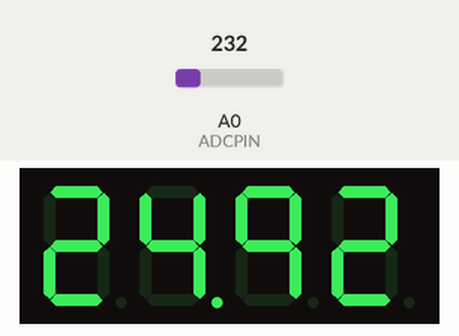
This sketch was run on a simulated Arduino Uno, built with avr-gcc and run on an emulated ATmega328P. Shown: 4-digit seven-segment display. Wiring (inferred from the names in the program): 4-digit 7-segment display, segments lit when HIGH: segments pin 2, pin 3, pin 4, pin 5, pin 6, pin 7, pin 8, pin 13; digit selects pin 9, pin 10, pin 11, pin 12. Inputs (shaded band) come from the test bench; at power-on: A0 (ADCPIN) = 232. The segment pins are drawn as the display they are named for.

Above: at 2.8 s.
2.9 s: A0 (ADCPIN) set to 201
At 3.6 s:
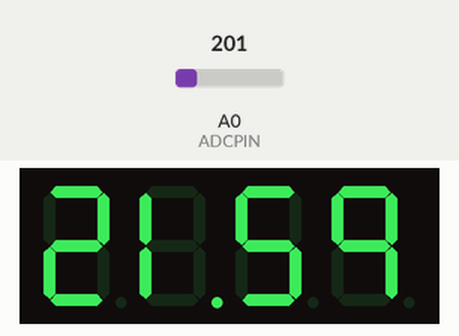
4.6 s: A0 (ADCPIN) set to 290
At 6.3 s:
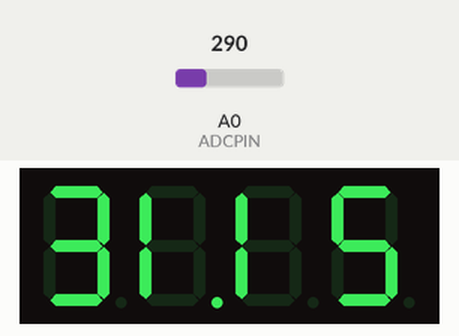
6.6 s: A0 (ADCPIN) set to 266
At 8.4 s:
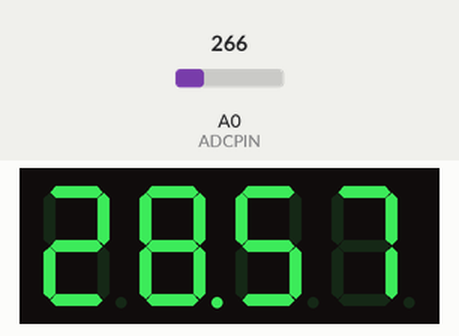
Timing chart, 0 to 9.9 s (numbered marks = the images above; inputs shaded):
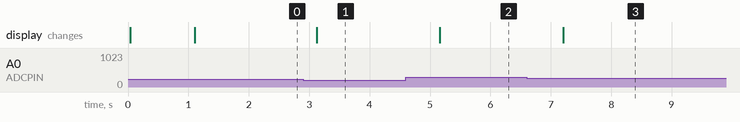

The sketch:

sketch_sep28d.ino
```cpp
/**
 * Author      : Julioceaseless
 * Date        : September 2019
 * Description : Display temperature from LM35 temperature sensor
 *               and display it on a 4-Digit Seven Segment Display
 * Website     : https://nandgeek.com
**/

// Pin 2-8 is connected to the 7 segments of the display.
#define ADCPIN 0

int pinA = 2;
int pinB = 3;
int pinC = 4;
int pinD = 5;
int pinE = 6;
int pinF = 7;
int pinG = 8;
//common pins
int D1 = 9;
int D2 = 10;
int D3 = 11;
int D4 = 12;
//decimal pin
int Dot = 13;

double Temperature = 0;
int temp = 0;
int placeValuesofTemp[4];

int tempRefresh = 1000; //refresh temperature every 1 second
int sevSegRefresh = 5;

unsigned long time_now = 0;
// the setup routine runs once when you press reset:
void setup() {
  analogReference(INTERNAL);

  // initialize the digital pins as outputs.
  pinMode(pinA, OUTPUT);
  pinMode(pinB, OUTPUT);
  pinMode(pinC, OUTPUT);
  pinMode(pinD, OUTPUT);
  pinMode(pinE, OUTPUT);
  pinMode(pinF, OUTPUT);
  pinMode(pinG, OUTPUT);
  pinMode(D1, OUTPUT);
  pinMode(D2, OUTPUT);
  pinMode(D3, OUTPUT);
  pinMode(D4, OUTPUT);
  pinMode(Dot, OUTPUT);
  Serial.begin(9600);
}

// the loop routine runs over and over again forever:
void loop() {

// read temperature every second
if(millis() > time_now + tempRefresh ){
  time_now = millis();

  //read from temperature sensor
  Temperature = analogRead(ADCPIN);


  Temperature = Temperature*1100/(1024*10);

  temp = Temperature*100;

  //put temp digits by their place value
  placeValuesofTemp[3] = ((temp)/1)%10;
  placeValuesofTemp[2] = ((temp)/10)%10;
  placeValuesofTemp[1] = ((temp)/100)%10;
  placeValuesofTemp[0] = ((temp)/1000)%10;

} //end millis() if statement

  //seven segment 0 - 0 digits
  int number [10][7] = {
    {1, 1, 1, 1, 1, 1, 0}, //0
    {0, 0, 0, 0, 1, 1, 0}, //1
    {1, 1, 0, 1, 1, 0, 1}, //2
    {1, 1, 1, 1, 0, 0, 1}, //3
    {0, 1, 1, 0, 0, 1, 1}, //4
    {1, 0, 1, 1, 0, 1, 1}, //5
    {1, 0, 1, 1, 1, 1, 1}, //6
    {1, 1, 1, 0, 0, 0, 0}, //7
    {1, 1, 1, 1, 1, 1, 1}, //8
    {1, 1, 1, 0, 0, 1, 1}, //9

    };

    //
  int commonPin [5][4]= {
    {0, 1, 1, 1},//enable digit 1
    {1, 0, 1, 1},//enable digit 2
    {1, 1, 0, 1},//enable digit 3
    {1, 1, 1, 0},//enable digit 4
    {0, 0, 0, 0},//enable all
    };

    for (int n = 0; n<4; n++){
      for (int x = 0; x < 4; x++ ){
        digitalWrite(x+9, commonPin[n][x]);
         (n==1)?digitalWrite(Dot, 1):digitalWrite(Dot, 0);//display decimal after second digit

           }//end for loop for x

          //display 4 digits
          for (int j = 0; j < 7; j++){//loop seven segments
            digitalWrite(j+2,number[placeValuesofTemp[n]][j] );
            }

          delay(sevSegRefresh);//seven segment refresh rate
      }//end n for loop
}
```

Measured:
- after the input at 2.9 s, the display: changes after 0.22 s (image 1)
- after the input at 4.6 s, the display: changes after 0.56 s (image 2)
- after the input at 6.6 s, the display: changes after 0.60 s (image 3)
